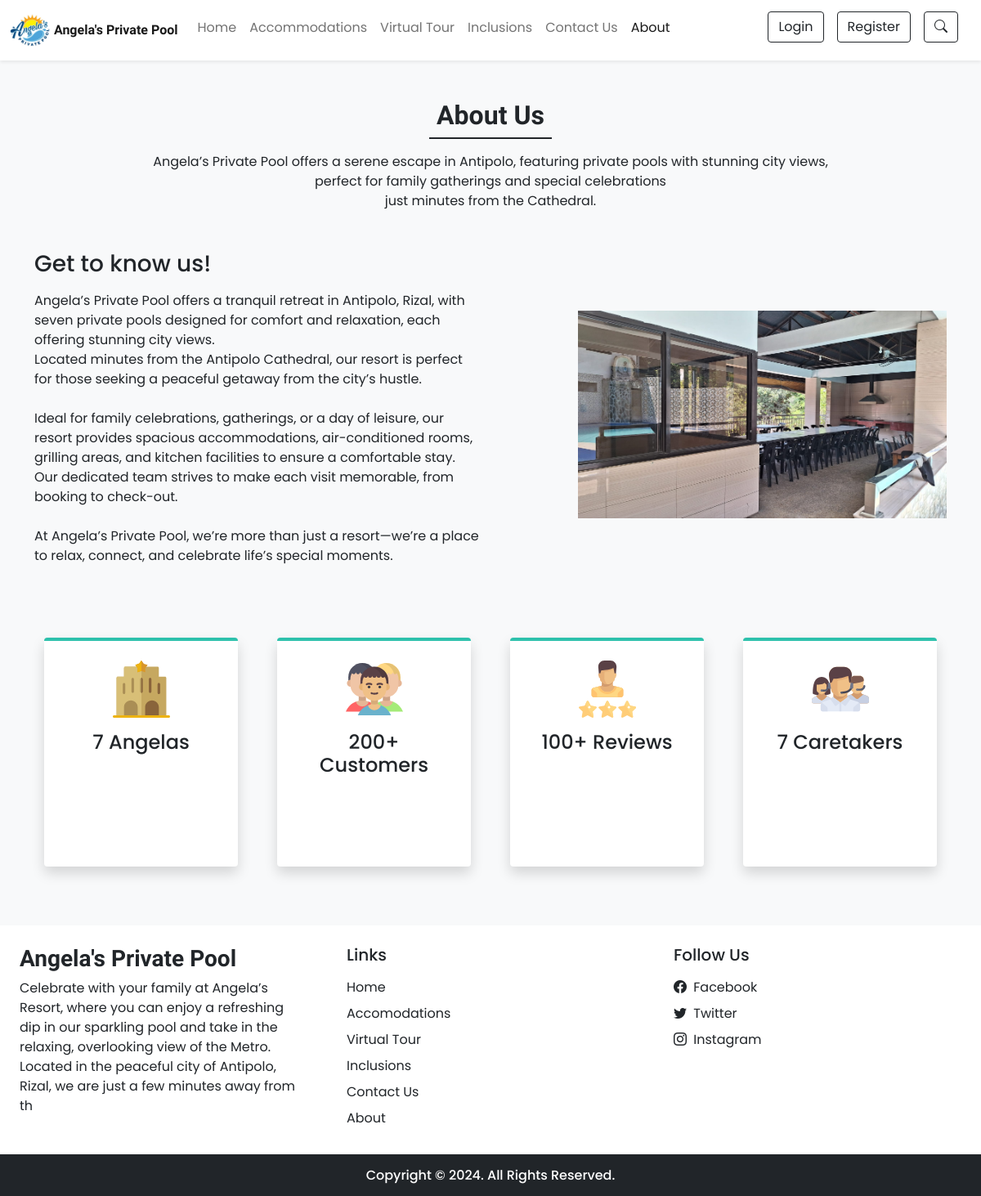
Page /about.php on the committed database.
### tables this page shows
CREATE TABLE `settings` (
  `sr_no` int(11) NOT NULL AUTO_INCREMENT,
  `site_title` varchar(50) NOT NULL,
  `site_about` varchar(250) NOT NULL,
  `shutdown` tinyint(1) NOT NULL,
  PRIMARY KEY (`sr_no`)
);

### admin/inc/db_config.php (called while the page is built, shortened)
<?php
    function select($sql,$values,$datatypes)
    {
        $con = $GLOBALS['con'];
        if($stmt = mysqli_prepare($con, $sql))
        {
            mysqli_stmt_bind_param($stmt,$datatypes,...$values);
            if(mysqli_stmt_execute($stmt))
            {
                $res = mysqli_stmt_get_result($stmt);
                return $res;
            }
            else
            {
                die("Query cannot be executed - Select");
            }
        }
        else
        {
            die("Query cannot be prepared - Select");
        }
    }
?>

### about.php (the view, shortened to what this page needs)
<!DOCTYPE html>
<html lang="en">
<head>
    <link rel="stylesheet" href="https://cdn.jsdelivr.net/npm/swiper@11/swiper-bundle.min.css"/>
    <?php require('inc/links.php'); ?>
</head>
<body class="bg-light">
    <?php require('inc/navbar.php'); ?>
    <div class="my-5 px-4">
        <h2 class="fw-bold h-font text-center">About Us</h2>
        <div class="h-line bg-dark"></div>
        <p class="text-center mt-3">
            Angela’s Private Pool offers a serene escape in Antipolo,
            featuring private pools with stunning city views,<br>
            perfect for family gatherings and special celebrations<br>
            just minutes from the Cathedral.
        </p>
    </div>
    <div class="container">
        <div class="row justify-content-between align-items-center">
            <div class="col-lg-6 col-md-5 mb-4 order-lg-1 order-md-1 order-2">
                <h3 class="mb-3">Get to know us!</h3>
                <p>
                    Angela’s Private Pool offers a tranquil retreat in Antipolo, Rizal, with seven private pools designed for comfort and relaxation, each offering stunning city views.<br>
                    Located minutes from the Antipolo Cathedral, our resort is perfect for those seeking a peaceful getaway from the city’s hustle.<br><br>
                    Ideal for family celebrations, gatherings, or a day of leisure, our resort provides spacious accommodations, air-conditioned rooms, grilling areas, and kitchen facilities to ensure a comfortable stay.<br>
                    Our dedicated team strives to make each visit memorable, from booking to check-out.<br><br>
                    At Angela’s Private Pool, we’re more than just a resort—we’re a place to relax, connect, and celebrate life’s special moments.
                </p>
            </div>
            <div class="col-lg-5 col-md-5 mb-4 order-lg-2 order-md-2 order-1">
                <img src="images/settings/footer.jpeg" class="w-100">
            </div>
        </div>
    </div>
    <div class="container mt-5">
        <div class="row">
            <div class="col-lg-3 col-md-6 mb-4 px-4">
                <div class="bg-white rounded shadow p-4 border-top border-4 text-center box" style="min-height: 35vh;">
                    <img src="images/about/hotel.svg" width="70px">
                    <h4 class="mt-3">7 Angelas</h4>
                </div>
            </div>
            <div class="col-lg-3 col-md-6 mb-4 px-4">
                <div class="bg-white rounded shadow p-4 border-top border-4 text-center box" style="min-height: 35vh;">
                    <img src="images/about/customers.svg" width="70px">
                    <h4 class="mt-3">200+ Customers</h4>
                </div>
            </div>
            <div class="col-lg-3 col-md-6 mb-4 px-4">
                <div class="bg-white rounded shadow p-4 border-top border-4 text-center box" style="min-height: 35vh;">
                    <img src="images/about/rating.svg" width="70px">
                    <h4 class="mt-3">100+ Reviews</h4>
                </div>
            </div>
            <div class="col-lg-3 col-md-6 mb-4 px-4">
                <div class="bg-white rounded shadow p-4 border-top border-4 text-center box" style="min-height: 35vh;">
                    <img src="images/about/staff.svg" width="70px">
                    <h4 class="mt-3">7 Caretakers</h4>
                </div>
            </div>
        </div>
    </div>
    <?php require('inc/footer.php'); ?>
</body>
</html>

### inc/navbar.php (shortened to what this page needs)
<nav id="nav-bar" class="navbar navbar-expand-lg navbar-light bg-white px-lg-auto py-lg-1 shadow-sm sticky-top">
  <div class="container-fluid">
    <a class="logo-image" href="index.php">
      <img src="images/settings/logo-angela.jpg" alt="Angela's Logo" />
    </a>
    <a class="navbar-brand ms-1 me-3 fw-bold fs-6 h-font" href="index.php"><?php echo $settings_r['site_title'] ?></a>
    <div class="collapse navbar-collapse" id="navbarSupportedContent">
      <ul class="navbar-nav me-auto mb-auto mb-lg-auto">
        <li class="nav-item">
          <a class="nav-link me-auto" href="index.php">Home</a>
        </li>
        <li class="nav-item">
          <a class="nav-link me-auto" href="rooms.php">Accommodations</a>
        </li>
        <li class="nav-item">
          <a class="nav-link me-auto" href="virtual_tour.php">Virtual Tour</a>
        </li>
        <li class="nav-item">
          <a class="nav-link me-auto" href="facilities.php">Inclusions</a>
        </li>
        <li class="nav-item">
          <a class="nav-link me-auto" href="contact.php">Contact Us</a>
        </li>
        <li class="nav-item">
          <a class="nav-link" href="about.php">About</a>
        </li>
      </ul>
      <div class="d-flex">
        <?php
          if(isset($_SESSION['login']) && $_SESSION['login']==true)
          {
            $path = USERS_IMG_PATH;
            echo<<<data
              <div class="btn-group">
                <button type="button" class="btn btn-outline-dark shadow-none dropdown-toggle" data-bs-toggle="dropdown" data-bs-display="static" aria-expanded="false">
                  $_SESSION[uName]
                </button>
                <ul class="dropdown-menu dropdown-menu-lg-end">
                  <li><a class="dropdown-item" href="profile.php">Profile</a></li>
                  <li><a class="dropdown-item" href="bookings.php">Bookings</a></li>
                  <li><a class="dropdown-item" href="logout.php">Logout</a></li>
                </ul>
              </div>
            data;
          }
          else
          {
            echo<<<data
            <button type="button" class="btn btn-outline-dark shadow-none me-lg-3 me-2 mb-2" data-bs-toggle="modal" data-bs-target="#loginModal">
              Login
            </button>
            <button type="button" class="btn btn-outline-dark shadow-none me-lg-3 me-2 mb-2" data-bs-toggle="modal" data-bs-target="#registerModal">
              Register
            </button>
            <button type="button" class="btn btn-outline-dark shadow-none me-lg-3 me-2 mb-2" data-bs-toggle="modal" data-bs-target="#trackBookingModal">
              <i class="bi bi-search"></i>
            </button>
            data;
          }
        ?>
      </div>
    </div>
  </div>
</nav>

### inc/footer.php (shortened to what this page needs)
<div class="container-fluid bg-white mt-5">
    <div class="row">
        <div class="col-lg-4 p-4">
            <h3 class="h-font fw-bold fs-3 mb-2"><?php echo $settings_r['site_title'] ?></h3>
            <p>
                <?php echo $settings_r['site_about'] ?>
            </p>
        </div>
        <div class="col-lg-4 p-4">
            <h5 class="mb-3">Links</h5>
            <a href="index.php" class="d-inline-block mb-2 text-dark text-decoration-none">Home</a><br>
            <a href="rooms.php" class="d-inline-block mb-2 text-dark text-decoration-none">Accomodations</a><br>
            <a href="virtual_tour.php" class="d-inline-block mb-2 text-dark text-decoration-none">Virtual Tour</a><br>
            <a href="facilities.php" class="d-inline-block mb-2 text-dark text-decoration-none">Inclusions</a><br>
            <a href="contact.php" class="d-inline-block mb-2 text-dark text-decoration-none">Contact Us</a><br>
            <a href="about.php" class="d-inline-block mb-2 text-dark text-decoration-none">About</a>
        </div>
        <div class="col-lg-4 p-4">
            <h5 class="mb-3">Follow Us</h5>
            <a href="<?php echo $contact_r['fb'] ?>" class="d-inline-block text-dark text-decoration-none mb-2">
                <i class="bi bi-facebook me-1"></i> Facebook
            </a><br>
            <?php
                if($contact_r['tw']!='')
                {
                    echo<<<data
                        <a href="$contact_r[tw]" class="d-inline-block text-dark text-decoration-none mb-2">
                            <i class="bi bi-twitter me-1"></i> Twitter
                        </a><br>
                    data;
                }
                if($contact_r['insta']!='')
                {
                    echo<<<data
                        <a href="$contact_r[insta]" class="d-inline-block text-dark text-decoration-none mb-2">
                            <i class="bi bi-instagram me-1"></i> Instagram
                        </a>
                    data;
                }
            ?>
        </div>
    </div>
</div>
<h6 class="text-center bg-dark text-white p-3 m-0">Copyright © 2024. All Rights Reserved.</h6>

### assets/css/common.css (style rules this page uses)
:root { --teal: #2ec1ac; --teal_hover: #279e8c; }
* { font-family: 'Poppins', sans-serif; }
.logo-image { width: 10vw; height: 10vw; border-radius: 50%; overflow: hidden; min-width: 40px; min-height: 40px; max-width: 50px; max-height: 50px; margin: 2vh 0; }
.logo-image img { width: 100%; height: 100%; object-fit: cover; object-position: center; }
@media (min-width: 1200px) { .logo-image { width: 6vw; height: 6vw; margin: 1vh 0; } }
.h-font { font-family: 'Merienda', cursive; }
.h-line { width: 150px; margin: 0 auto; height: 1.7px; }

### about.php (style rules this page uses)
.box { border-top-color: var(--teal) !important; }

### rows in the picture
settings: site_title "Angela's Private Pool", site_about "Celebrate with your family at Angela’s Resort, where you can enjoy a refreshing dip in our sparkling pool and take in the relaxing, overlooking view of the Metro. Located in the peaceful city of Antipolo, Rizal, we are just a few minutes away from th"
